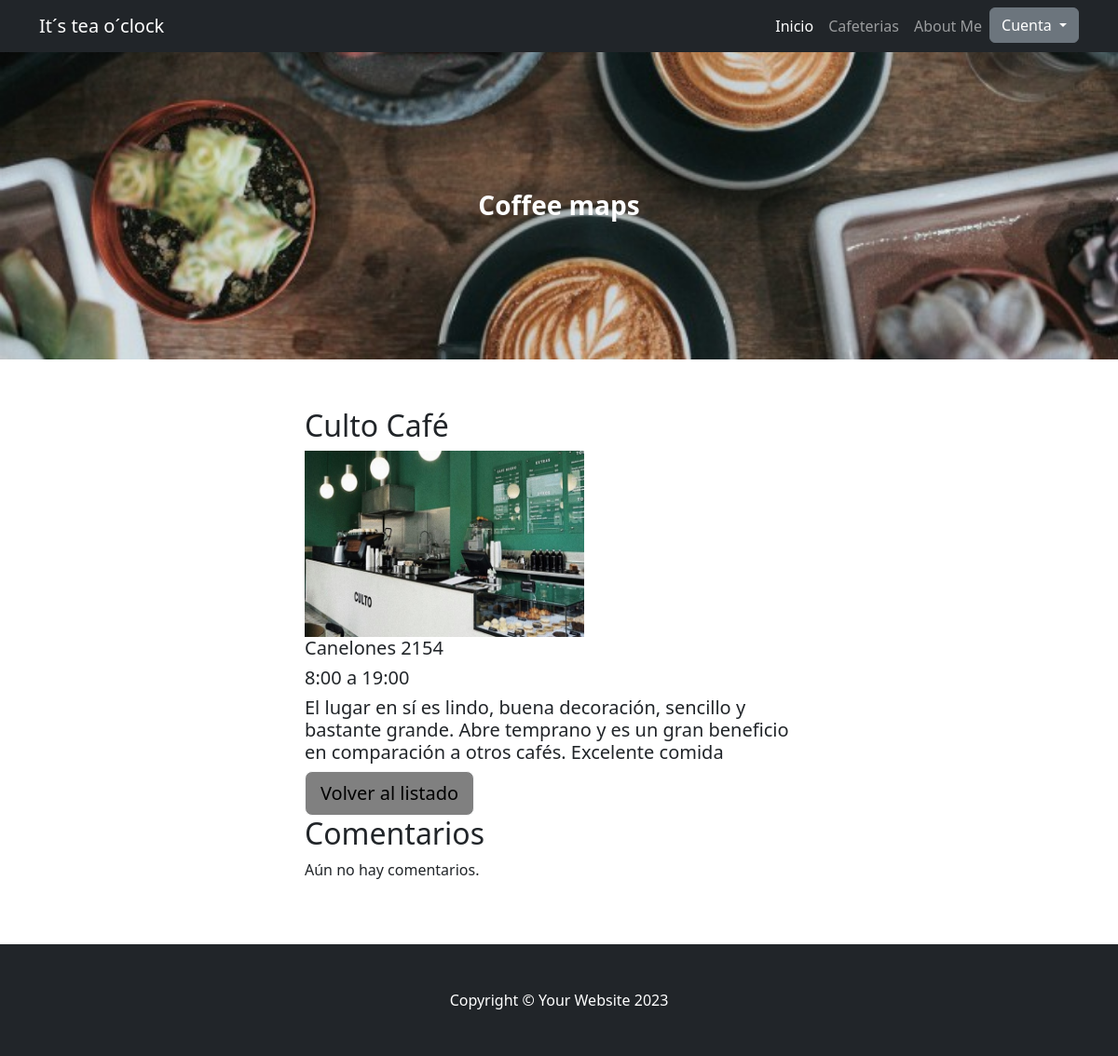
The page /app/detalle/31/ on the database its author committed.
### App1/models.py (models this page shows, shortened)
class Cafeterias(models.Model):
    user = models.ForeignKey(User, on_delete=models.CASCADE, null=True, blank=True)
    name = models.CharField(max_length=20)
    direccion = models.CharField(max_length=200)
    horario = models.CharField(max_length=20)
    descripcion = models.TextField()
    imagen = models.ImageField(upload_to='cafeterias_images/', blank=True, null=True)

### App1/views.py (the view, shortened to what this page needs)
# urls.py: path('detalle/<int:pk>/', CafeteriaDetailView.as_view(), name="DetalleCafeteria"),
class CafeteriaDetailView(View):
    model = Cafeterias
    context_object_name = 'cafeteria'
    template_name = "App1/cafeteriaDetalle.html"
    def get(self, request, pk):
        cafeteria = Cafeterias.objects.get(pk=pk)
        comentarios = Comentario.objects.filter(cafeteria=cafeteria)
        form = ComentarioForm()
        context = {'cafeteria': cafeteria, 'comentarios': comentarios, 'form': form}
        return render(request, self.template_name, context)

### App1/templates/App1/cafeteriaDetalle.html (shortened to what this page needs)
{%extends "App1/base.html"%}
{%load static%}
{%block cafeteriaDetalle%}
<section class="py-1">
    <div class="container my-5">
        <div class="row justify-content-center">
            <div class="col-lg-6">
            <h2> {{cafeteria.name}}</h2>
            {%if cafeteria.imagen%}
                <img src="{{ cafeteria.imagen.url }}" alt="{{ cafeteria.name }} Imagen"  width="300px" height="200px">
             {%endif%}
            <table>
                <h5> {{cafeteria.direccion}} </h5>
                <h5> {{cafeteria.horario}} </h5>
                <h5> {{cafeteria.descripcion}} </h5>
                <a class="btn btn-lg btn-light" style="background-color:grey" href="{% url 'ListaCafeterias' %}">Volver al listado</a>
            </table>
            <h2>Comentarios</h2>
                 {% for comentario in cafeteria.comentarios.all %}
                  <div class="comentario">
                  <h4><li>  {{ comentario.contenido }}</li></h4>
                  <p>Autor: {{ comentario.autor }} || Fecha: {{ comentario.fecha_creacion }}</p>
                 </div>
                {% empty %}
                  <p>Aún no hay comentarios.</p>
                {% endfor %}
            </div>
        </div>
    </div>
</section>
{%endblock cafeteriaDetalle%}

### rows shown on the page
Cafeterias: name "Culto Café", imagen (picture), direccion "Canelones 2154", horario "8:00 a 19:00", descripcion "El lugar en sí es lindo, buena decoración, sencillo y bastante grande. Abre temprano y es un gran beneficio en comparación a otros cafés. Excelente comida"
